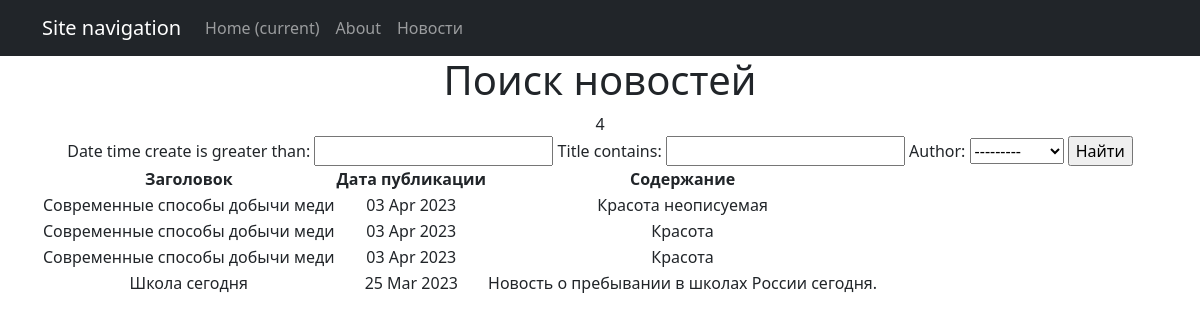
The app's page /news/search/ with its own data.
### news/models.py (models this page shows, shortened)
class Post(models.Model):
    author = models.ForeignKey(Author, on_delete=models.CASCADE)
    type = models.IntegerField(choices=post_type, default=0)
    date_time_create = models.DateTimeField(auto_now_add=True)
    category = models.ManyToManyField(Category, through='PostCategory')
    title = models.TextField(max_length=255)
    post_text = models.TextField(max_length=20000)
    post_rating = models.IntegerField(default=1)

### news/views.py (the view)
# urls.py: path('search/', SearchNewsList.as_view(),
class SearchNewsList(ListView):
    queryset = Post.objects.filter(type=0)
    ordering = '-date_time_create'
    template_name = 'search.html'
    context_object_name = 'news'
    paginate_by = 10
    def get_context_data(self, **kwargs):
        context = super().get_context_data(**kwargs)
        context['filter'] = NewsFilter(self.request.GET, queryset=self.get_queryset())
        return context

### news/models.py (called while the page is built)
    def __str__(self):
        return f'{self.user}'

### news/templatetags/custom_filters.py (called while the page is built)
@register.filter()
def censor(value):
    if not isinstance(value, str):
        raise ValueError('Фильтр только для строк')
    words = value.split()
    for i, word in enumerate(words):
        if word.lower() in BED_WORDS:
            words[i] = '*' * len(word)
    return ' '.join(words)

### templates/search.html (shortened to what this page needs)
{% extends 'flatpages/default.html' %}
{% load custom_filters %}
{% block content %}
<h1>Поиск новостей</h1>
    {{ news|length }}
    <form method="GET">
        {{ filter.form }}
        <input type="submit" value="Найти">
    </form>
    {% if news %}
        <table>
            <thead>
                <tr>
                    <th>Заголовок</th>
                    <th>Дата публикации</th>
                    <th>Содержание</th>
                </tr>
            </thead>
            {% for new in filter.qs %}
            <tr>
                <td>{{ new.title|censor }}</td>
                <td>{{ new.date_time_create|date:'d M Y' }}</td>
                <td>{{ new.post_text|censor|truncatewords:20 }}</td>
            </tr>
            {% endfor %}
        </table>
    {% else %}
        <h2>Новостей нет!</h2>
    {% endif %}
{% endblock content %}

### records on screen
Post: title|censor "Современные способы добычи меди", date_time_create "03 Apr 2023", post_text|censor "Красота неописуемая"
Post: title|censor "Современные способы добычи меди", date_time_create "03 Apr 2023", post_text|censor "Красота"
Post: title|censor "Современные способы добычи меди", date_time_create "03 Apr 2023", post_text|censor "Красота"
Post: title|censor "Школа сегодня", date_time_create "25 Mar 2023", post_text|censor "Новость о пребывании в школах России сегодня."

### other values on screen
{{ news|length }} "4"
